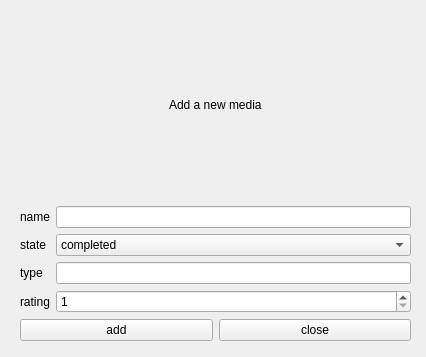
<?xml version="1.0" encoding="UTF-8"?>
<ui version="4.0">
 <class>AddTopLevel</class>
 <widget class="QWidget" name="AddTopLevel">
  <property name="geometry">
   <rect>
    <x>0</x>
    <y>0</y>
    <width>426</width>
    <height>357</height>
   </rect>
  </property>
  <property name="minimumSize">
   <size>
    <width>426</width>
    <height>357</height>
   </size>
  </property>
  <property name="maximumSize">
   <size>
    <width>426</width>
    <height>357</height>
   </size>
  </property>
  <property name="windowTitle">
   <string>Add new media</string>
  </property>
  <widget class="QWidget" name="verticalLayoutWidget_2">
   <property name="geometry">
    <rect>
     <x>20</x>
     <y>10</y>
     <width>391</width>
     <height>331</height>
    </rect>
   </property>
   <layout class="QVBoxLayout" name="verticalLayout_2">
    <item alignment="Qt::AlignmentFlag::AlignHCenter">
     <widget class="QLabel" name="add_new_media_label">
      <property name="text">
       <string>Add a new media</string>
      </property>
     </widget>
    </item>
    <item>
     <layout class="QGridLayout" name="gridLayout">
      <item row="3" column="0">
       <widget class="QLabel" name="rating_label">
        <property name="text">
         <string>rating</string>
        </property>
       </widget>
      </item>
      <item row="2" column="1">
       <widget class="QLineEdit" name="type_edit"/>
      </item>
      <item row="3" column="1">
       <widget class="QSpinBox" name="rating_box">
        <property name="minimum">
         <number>1</number>
        </property>
        <property name="maximum">
         <number>10</number>
        </property>
       </widget>
      </item>
      <item row="1" column="0">
       <widget class="QLabel" name="state_label">
        <property name="text">
         <string>state</string>
        </property>
       </widget>
      </item>
      <item row="0" column="0">
       <widget class="QLabel" name="name_label">
        <property name="text">
         <string>name</string>
        </property>
       </widget>
      </item>
      <item row="2" column="0">
       <widget class="QLabel" name="type_label">
        <property name="text">
         <string>type</string>
        </property>
       </widget>
      </item>
      <item row="1" column="1">
       <widget class="QComboBox" name="state_box">
        <item>
         <property name="text">
          <string>completed</string>
         </property>
        </item>
        <item>
         <property name="text">
          <string>ongoing</string>
         </property>
        </item>
        <item>
         <property name="text">
          <string>droped</string>
         </property>
        </item>
       </widget>
      </item>
      <item row="0" column="1">
       <widget class="QLineEdit" name="name_edit"/>
      </item>
     </layout>
    </item>
    <item>
     <layout class="QHBoxLayout" name="horizontalLayout_6">
      <item>
       <widget class="QPushButton" name="add_btn">
        <property name="text">
         <string>add</string>
        </property>
       </widget>
      </item>
      <item>
       <widget class="QPushButton" name="close_btn">
        <property name="text">
         <string>close</string>
        </property>
       </widget>
      </item>
     </layout>
    </item>
   </layout>
  </widget>
 </widget>
 <resources/>
 <connections>
  <connection>
   <sender>close_btn</sender>
   <signal>clicked()</signal>
   <receiver>AddTopLevel</receiver>
   <slot>close()</slot>
   <hints>
    <hint type="sourcelabel">
     <x>313</x>
     <y>295</y>
    </hint>
    <hint type="destinationlabel">
     <x>239</x>
     <y>194</y>
    </hint>
   </hints>
  </connection>
 </connections>
</ui>
